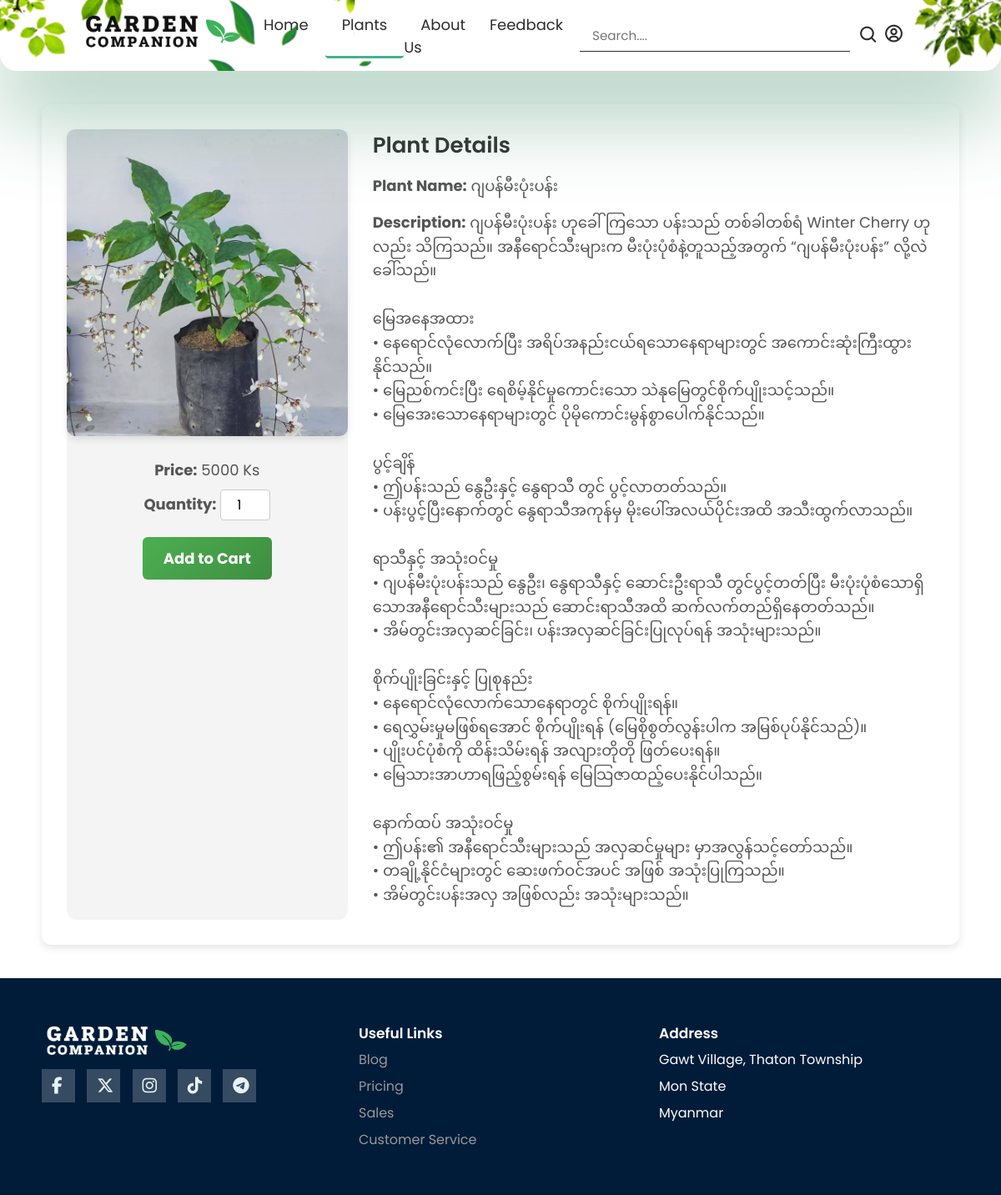
/moredetail.php?id=2, run on the app's committed database.
### tables this page shows
CREATE TABLE `plants` (
  `p_id` int(11) NOT NULL,
  `p_name` varchar(100) NOT NULL,
  `p_image` varchar(191) NOT NULL,
  `price` int(100) NOT NULL,
  `instock` int(100) NOT NULL,
  `season` varchar(50) NOT NULL,
  `description` longtext NOT NULL
);

### moredetail.php (the view, shortened to what this page needs)
<?php
include('includes/header.php');
if (isset($_GET['id'])) {
    $pid = preg_replace('/[^-a-zA-Z0-9_]/', '', $_GET['id']);
}
$query = "SELECT * FROM plants WHERE p_id='$pid'";
$plantdata = mysqli_query($con, $query);
?>
<header>
  <a href="index.php" class="logo"><img src="assets/logo/logo1.png" alt=""></a>
  <ul class="navmenu">
    <li><a href="index.php">Home</a></li>
    <li class="active"><a href="plants.php">Plants</a></li>
    <li><a href="aboutus.php">About Us</a></li>
    <li><a href="feedback.php">Feedback</a></li>
  </ul>
  <div class="nav-icon">
    <input class="search-input" type="search" id="searchBox" placeholder="Search...." maxlength="50">
    <button class="search-button" type="submit">
        <i class='bx bx-search'></i>
    </button>
    <?php
    if (isset($_SESSION['auth_user'])) {
      $cartCount = isset($_SESSION['cart']) ? count($_SESSION['cart']) : 0;
      echo "<a href='cart.php' class='cart-icon'>
              <i class='bx bx-cart'></i>";
      if ($cartCount > 0) {
          echo "<span class='cart-badge'>$cartCount</span>";
      }
      echo "</a>";
      echo "<a href='logout.php'><i class='bx bx-log-out'></i></a>";
  } else {
  ?>
      <a href="adlogin.php"><i class='bx bx-user-circle'></i></a>
  <?php
  }
  ?>
  </div>
</header>
<?php while ($row = mysqli_fetch_assoc($plantdata)): ?>
<div class="more-details-container" id="moreDetails">
  <div class="image-container">
    <img src="uploads/<?= htmlspecialchars($row['p_image']); ?>">
    <div class="image-details">
      <p><strong>Price:</strong> <?= htmlspecialchars($row['price']); ?> Ks</p>
      <form action="cart.php" method="POST" target="hidden_iframe" onsubmit="showToast()">
          <p><strong>Quantity:</strong> <input type="number" name="quantity" min="1" value="1"></p>
          <?php if (!isset($_SESSION['auth_user'])): ?>
              <a href="adlogin.php?message=login_required" class="more-details-btn">Add to Cart</a>
          <?php else: ?>
              <button type="submit" class="more-details-btn">Add to Cart</button>
          <?php endif; ?>
      </form>
    </div>
  </div>
  <div class="more-details-content">
    <h2>Plant Details</h2>
    <p><strong>Plant Name:</strong> <?= htmlspecialchars($row['p_name']); ?></p>
    <p><strong>Description:</strong> <?= nl2br(htmlspecialchars($row['description'])); ?></p>
  </div>
</div>
<?php endwhile; ?>
<?php include('includes/footer.php'); ?>

### assets/css/style.css (style rules this page uses)
* { margin: 0; padding: 0; box-sizing: border-box; scroll-behavior: smooth; font-family: 'Poppins', sans-serif; list-style: none; text-decoration: none; }
header { position: relative; width: 100%; top: 0; right: 0; z-index: 1000; display: flex; align-items: center; justify-content: space-between; padding: 10px 8%; background: url(../logo/navbg.png); background-size: cover; border-bottom-right-radius: 20px; border-bottom-left-radius: 20px; box-shadow: rgba(53, 132, 96, 0.459) 0px 48px 100px 0px; }
.logo img { max-width: 200px; height: auto; }
.navmenu { display: flex; }
.navmenu a { color: #2c2c2c; font-size: 18px; text-transform: capitalize; padding: 10px 20px; font-weight: 400; transition: all .42s ease; }
.navmenu li.active { border-bottom: 3px solid #44b18d; border-radius: 4px; }
.nav-icon { display: flex; align-items: center; }
.nav-icon i { margin-right: 20px; color: #2c2c2c; font-size: 25px; font-weight: 400; transition: all .42s ease; }
.nav-icon .search-button { width: 30px; background: transparent; border: none; cursor: pointer; font-size: 0.85em; padding-top: 0.25em; }
.nav-icon .search-input { padding: 7px 15px; margin-right: 10px; font-size: 0.95em; border: none; color: #2c2c2c; background: transparent; border-bottom: 1px solid #2c2c2c; }

### assets/css/product.css (style rules this page uses)
header { position: relative; }
button { border: none; background: none; color: #fff; font-size: 18px; cursor: pointer; width: 100%; }
.nav-icon { position: relative; }

### assets/css/moredetail.css (style rules this page uses)
.more-details-container { display: grid; grid-template-columns: 1fr 2fr; gap: 30px; padding: 30px; max-width: 1100px; margin: 40px auto; background: #ffffff; border-radius: 12px; box-shadow: 0px 4px 10px rgba(0, 0, 0, 0.1); }
.image-container { flex-direction: column; justify-content: center; align-items: center; background: #f4f4f4; border-radius: 12px; }
.image-container img { max-width: 100%; border-radius: 10px; box-shadow: 0px 4px 8px rgba(0, 0, 0, 0.1); }
.image-details { margin-top: 20px; text-align: center; }
.image-details p { font-size: 18px; color: #555; margin-bottom: 10px; }
.image-details input[type="number"] { width: 60px; padding: 5px; font-size: 16px; border: 1px solid #ccc; border-radius: 4px; text-align: center; margin-bottom: 10px; transition: border-color 0.3s ease-in-out; }
.more-details-content { display: flex; flex-direction: column; justify-content: center; }
.more-details-content h2 { font-size: 26px; color: #333; margin-bottom: 15px; }
.more-details-content p { font-size: 18px; color: #555; line-height: 1.6; margin-bottom: 15px; }
.more-details-btn { background: linear-gradient(135deg, #4CAF50, #3E8E41); color: white; padding: 12px 25px; border: none; cursor: pointer; border-radius: 6px; font-size: 18px; font-weight: bold; text-align: center; text-decoration: none; display: inline-block; transition: all 0.3s ease-in-out; }

### assets/css/footer.css (style rules this page uses)
h2 { font-weight: 600; font-size: 17px; }

### data on the page
plants: p_image (picture), price "5000", p_name "ဂျပန်မီးပုံးပန်း", description "ဂျပန်မီးပုံးပန်း ဟုခေါ်ကြသော ပန်းသည် တစ်ခါတစ်ရံ Winter Cherry ဟုလည်း သိကြသည်။ အနီရောင်သီးများက မီးပုံးပုံစံနဲ့တူသည့်အတွက် “ဂျပန်မီးပုံးပန်း” လို့လဲခေါ်သည်။ မြေအနေအထား • နေရောင်လုံလောက်ပြီး အရိပ်အနည်းငယ်ရသောနေရာများတွင် အကောင်းဆုံးကြီးထွားနိုင်သည်။ • မြေညစ်ကင်းပြီး ရေစိမ့်နိုင်မှုကောင်းသော သဲနုမြေတွင်စိုက်ပျိုးသင့်သည်။ • မြေအေးသောနေရာများတွင် ပိုမိုကောင်းမွန်စွာပေါက်နိုင်သည်။ ပွင့်ချိန် • ဤပန်းသည် နွေဦးနှင့် နွေရာသီ တွင် ပွင့်လာတတ်သည်။ • ပန်းပွင့်ပြီးနောက်တွင် နွေရာသီအကုန်မှ မိုးပေါ်အလယ်ပိုင်းအထိ အသီးထွက်လာသည်။ ရာသီနှင့် အသုံးဝင်မှု • ဂျပန်မီးပုံးပန်းသည် နွေဦး၊ နွေရာသီနှင့် ဆောင်းဦးရာသီ တွင်ပွင့်တတ်ပြီး မီးပုံးပုံစံသောရှိသောအနီရောင်သီးများသည် ဆောင်းရာသီအထိ ဆက်လက်တည်ရှိနေတတ်သည်။ •…"
